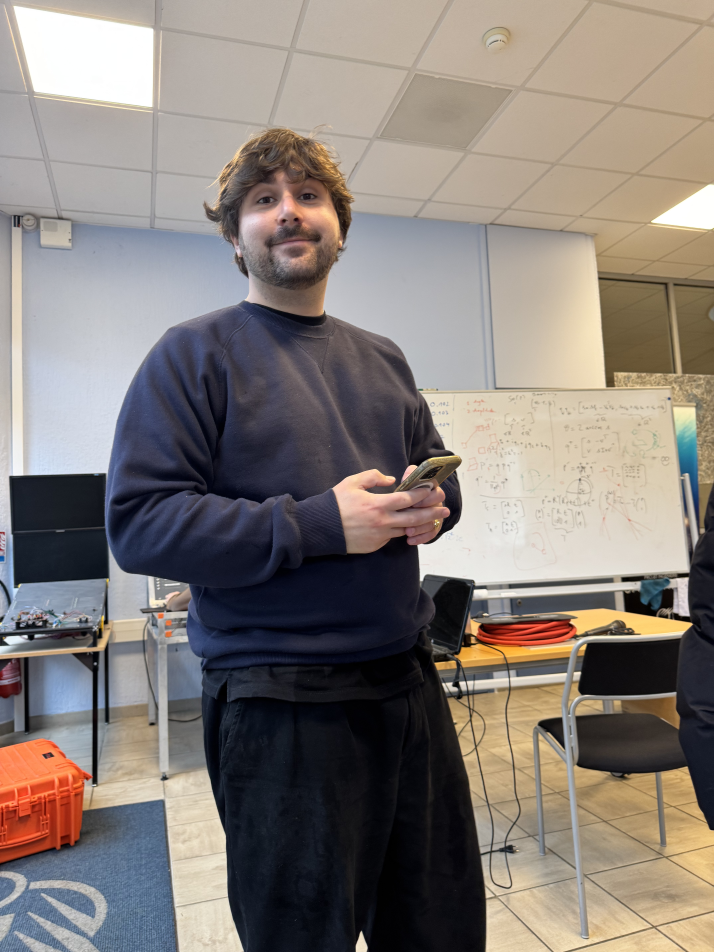
#> input picture SLAM/image1.jpg, 4284 x 5712 px, found by its file name (shown at 1/6 size)
$ python matching.py
#> lines starting #> are read from the running program, lines starting #| are printed output that depends on the picture
#!/opt/homebrew/bin/python3.14

from __future__ import annotations

import argparse
from pathlib import Path

import cv2


def build_parser() -> argparse.ArgumentParser:
    script_dir = Path(__file__).resolve().parent
    parser = argparse.ArgumentParser(
        description="Matching entre deux images avec ORB et BFMatcher."
    )
    parser.add_argument(
        "--input1",
        default=str(script_dir / "image1.jpg"),
        help="Chemin vers la premiere image.",
    )
    parser.add_argument(
        "--input2",
        default=str(script_dir / "image2.jpg"),
        help="Chemin vers la deuxieme image.",
    )
    parser.add_argument(
        "--no-display",
        action="store_true",
        help="N'ouvre pas de fenetre d'affichage.",
    )
    parser.add_argument(
        "--output",
        default="",
        help="Chemin optionnel du rendu des matches.",
    )
    parser.add_argument("--clip-limit", type=float, default=5.0)
    parser.add_argument("--tile-size", type=int, default=8)
    parser.add_argument("--ratio-thresh", type=float, default=0.7)
    parser.add_argument("--nfeatures", type=int, default=1500)
    parser.add_argument("--scale-factor", type=float, default=1.2)
    parser.add_argument("--nlevels", type=int, default=8)
    parser.add_argument("--edge-threshold", type=int, default=10)
    parser.add_argument("--wta-k", type=int, default=2)
    parser.add_argument("--patch-size", type=int, default=15)
    parser.add_argument("--fast-threshold", type=int, default=20)
    return parser


def load_grayscale_image(path_str: str) -> cv2.typing.MatLike | None:
#> called with path_str = 'SLAM/brouillons/image1.jpg'
    return cv2.imread(path_str, cv2.IMREAD_GRAYSCALE)
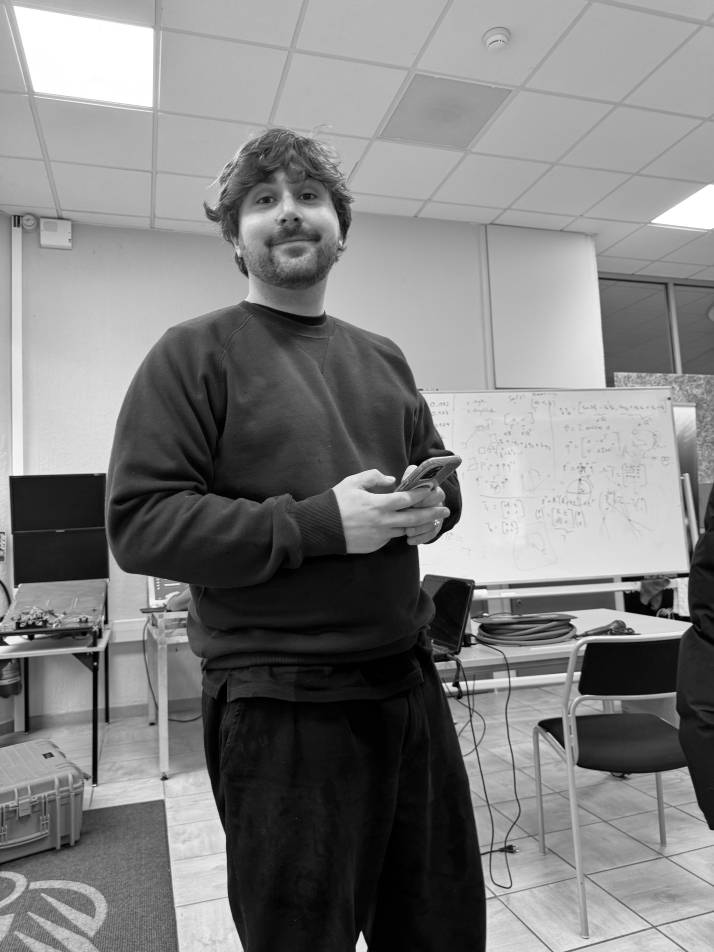
#> returned value: shape (5712, 4284) (shown at 1/6 size); min 0, max 255, mean 127.5


def main() -> int:
    args = build_parser().parse_args()

    img1 = load_grayscale_image(args.input1)
    img2 = load_grayscale_image(args.input2)
#> call 2 of load_grayscale_image, with path_str = 'SLAM/brouillons/image2.jpg'
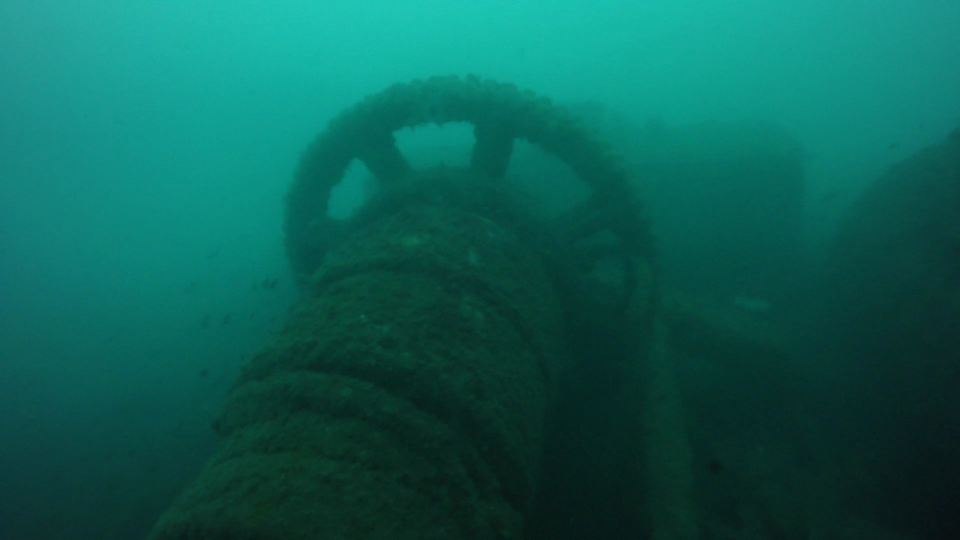
#> input picture SLAM/captures/image2.jpg, 1920 x 1080 px, found by its file name (shown at 1/2 size)
#> in load_grayscale_image (call 2), `return cv2.imread(path_str, cv2.IMREAD_GRAYSCALE)`:
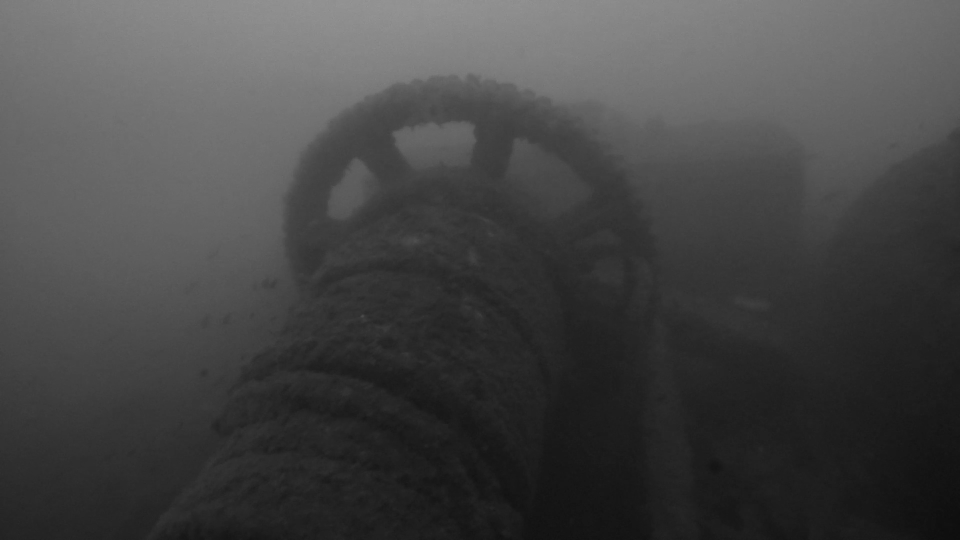
#> returned value: shape (1080, 1920) (shown at 1/2 size); min 12, max 158, mean 69
    if img1 is None or img2 is None:
        print("Impossible de lire les images :")
        print(f"  input1 = {args.input1}")
        print(f"  input2 = {args.input2}")
        return 1

    clahe = cv2.createCLAHE(
        clipLimit=args.clip_limit,
        tileGridSize=(args.tile_size, args.tile_size),
    )
    img1_enhanced = clahe.apply(img1)
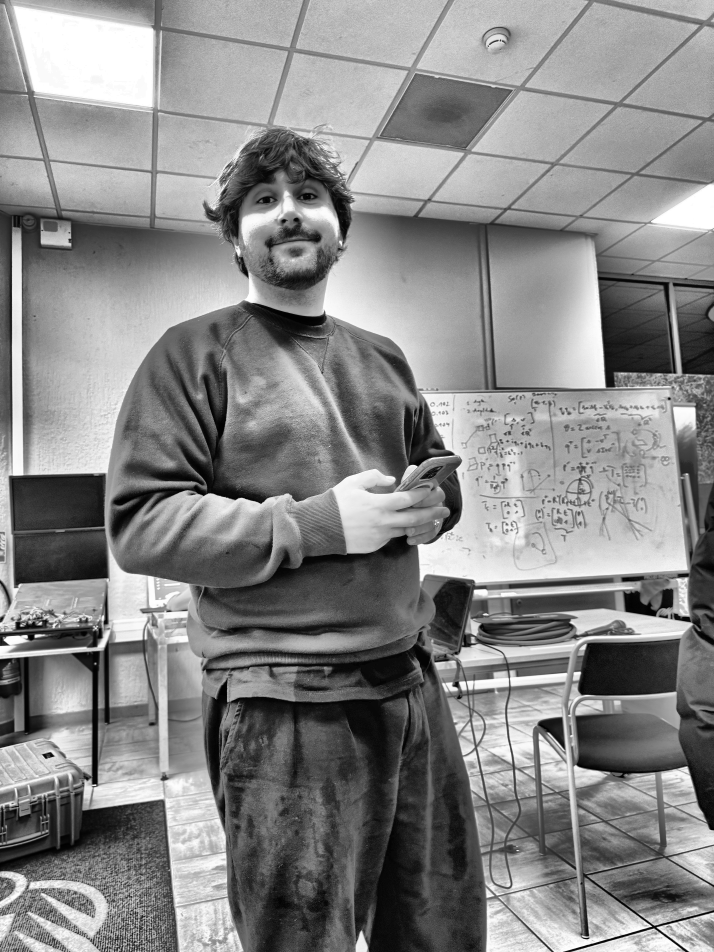
#> img1_enhanced: shape (5712, 4284) (shown at 1/6 size); min 0, max 255, mean 134.8
    img2_enhanced = clahe.apply(img2)
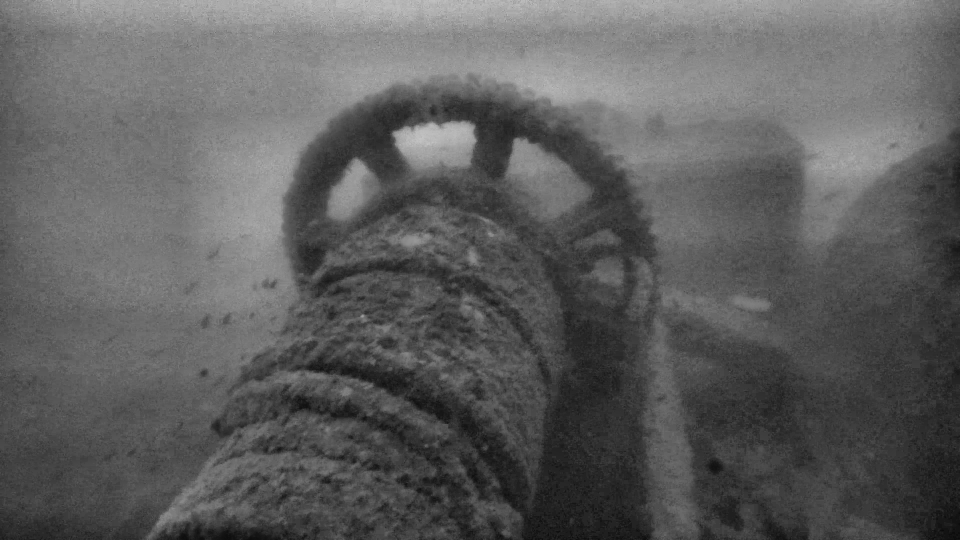
#> img2_enhanced: shape (1080, 1920) (shown at 1/2 size); min 9, max 206, mean 94.1

    orb = cv2.ORB.create(
        nfeatures=args.nfeatures,
        scaleFactor=args.scale_factor,
        nlevels=args.nlevels,
        edgeThreshold=args.edge_threshold,
        firstLevel=0,
        WTA_K=args.wta_k,
        scoreType=cv2.ORB_HARRIS_SCORE,
        patchSize=args.patch_size,
        fastThreshold=args.fast_threshold,
    )

    keypoints1, descriptors1 = orb.detectAndCompute(img1_enhanced, None)
#> keypoints1 = 1500 keypoints; strongest (x, y, size): (3902, 5554, 53.7), (3907, 5557, 31.1), (3906, 5557, 44.8), (3945, 5565, 53.7)
    keypoints2, descriptors2 = orb.detectAndCompute(img2_enhanced, None)
#> keypoints2 = 1321 keypoints; strongest (x, y, size): (788, 265, 53.7), (788, 266, 44.8), (786, 266, 37.3), (946, 251, 53.7)

    if descriptors1 is None or descriptors2 is None:
        print("Descripteurs vides, matching impossible.")
        return 1

    matcher = cv2.BFMatcher(cv2.NORM_HAMMING)
    knn_matches = matcher.knnMatch(descriptors1, descriptors2, k=2)
#> knn_matches = 1500 matches

    good_matches = []
    for match_candidates in knn_matches:
        if len(match_candidates) == 2:
            best_match, second_match = match_candidates
            if best_match.distance < args.ratio_thresh * second_match.distance:
                good_matches.append(best_match)
#> after the loop, good_matches = 22 matches

    match_view = cv2.drawMatches(
        img1,
        keypoints1,
        img2,
        keypoints2,
        good_matches,
        None,
        matchColor=(0, 255, 0),
        singlePointColor=(-1, -1, -1),
        flags=cv2.DrawMatchesFlags_NOT_DRAW_SINGLE_POINTS,
    )

    cv2.putText(
        match_view,
        f"Good matches: {len(good_matches)} / {len(knn_matches)}",
        (20, 40),
        cv2.FONT_HERSHEY_SIMPLEX,
        0.9,
        (0, 255, 0),
        2,
    )

    print(f"Keypoints image 1 : {len(keypoints1)}")
#| Keypoints image 1 : 1500
    print(f"Keypoints image 2 : {len(keypoints2)}")
#| Keypoints image 2 : 1321
    print(f"Good matches     : {len(good_matches)}")
#| Good matches     : 22

    if args.output:
        output_path = Path(args.output)
        if cv2.imwrite(str(output_path), match_view):
            print(f"Rendu enregistre : {output_path}")
        else:
            print(f"Echec de l'enregistrement : {output_path}")
            return 1

    if not args.no_display:
        cv2.imshow("Good Matches", match_view)
        cv2.waitKey(0)
        cv2.destroyAllWindows()

    return 0


if __name__ == "__main__":
    raise SystemExit(main())
#> (the program exits here)
